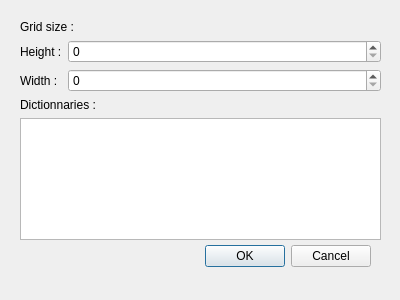
<?xml version="1.0" encoding="UTF-8"?>
<ui version="4.0">
 <class>NewGameDialog</class>
 <widget class="QDialog" name="NewGameDialog">
  <property name="geometry">
   <rect>
    <x>0</x>
    <y>0</y>
    <width>400</width>
    <height>300</height>
   </rect>
  </property>
  <property name="windowTitle">
   <string>Dialog</string>
  </property>
  <widget class="QDialogButtonBox" name="buttonBox">
   <property name="geometry">
    <rect>
     <x>30</x>
     <y>240</y>
     <width>341</width>
     <height>32</height>
    </rect>
   </property>
   <property name="orientation">
    <enum>Qt::Horizontal</enum>
   </property>
   <property name="standardButtons">
    <set>QDialogButtonBox::Cancel|QDialogButtonBox::Ok</set>
   </property>
  </widget>
  <widget class="QWidget" name="verticalLayoutWidget">
   <property name="geometry">
    <rect>
     <x>20</x>
     <y>20</y>
     <width>361</width>
     <height>220</height>
    </rect>
   </property>
   <layout class="QVBoxLayout" name="verticalLayout">
    <item>
     <widget class="QLabel" name="label">
      <property name="text">
       <string>Grid size :</string>
      </property>
     </widget>
    </item>
    <item>
     <layout class="QFormLayout" name="formLayout">
      <property name="fieldGrowthPolicy">
       <enum>QFormLayout::AllNonFixedFieldsGrow</enum>
      </property>
      <item row="0" column="0">
       <widget class="QLabel" name="hauteurLabel">
        <property name="text">
         <string>Height :</string>
        </property>
       </widget>
      </item>
      <item row="0" column="1">
       <widget class="QSpinBox" name="spinBox"/>
      </item>
      <item row="1" column="0">
       <widget class="QLabel" name="largeurLabel">
        <property name="text">
         <string>Width :</string>
        </property>
       </widget>
      </item>
      <item row="1" column="1">
       <widget class="QSpinBox" name="largeurSpinBox"/>
      </item>
     </layout>
    </item>
    <item>
     <widget class="QLabel" name="label_2">
      <property name="text">
       <string>Dictionnaries :</string>
      </property>
     </widget>
    </item>
    <item>
     <widget class="QListWidget" name="listWidget">
      <property name="layoutDirection">
       <enum>Qt::LeftToRight</enum>
      </property>
     </widget>
    </item>
   </layout>
  </widget>
 </widget>
 <resources/>
 <connections>
  <connection>
   <sender>buttonBox</sender>
   <signal>accepted()</signal>
   <receiver>NewGameDialog</receiver>
   <slot>accept()</slot>
   <hints>
    <hint type="sourcelabel">
     <x>248</x>
     <y>254</y>
    </hint>
    <hint type="destinationlabel">
     <x>157</x>
     <y>274</y>
    </hint>
   </hints>
  </connection>
  <connection>
   <sender>buttonBox</sender>
   <signal>rejected()</signal>
   <receiver>NewGameDialog</receiver>
   <slot>reject()</slot>
   <hints>
    <hint type="sourcelabel">
     <x>316</x>
     <y>260</y>
    </hint>
    <hint type="destinationlabel">
     <x>286</x>
     <y>274</y>
    </hint>
   </hints>
  </connection>
 </connections>
</ui>
